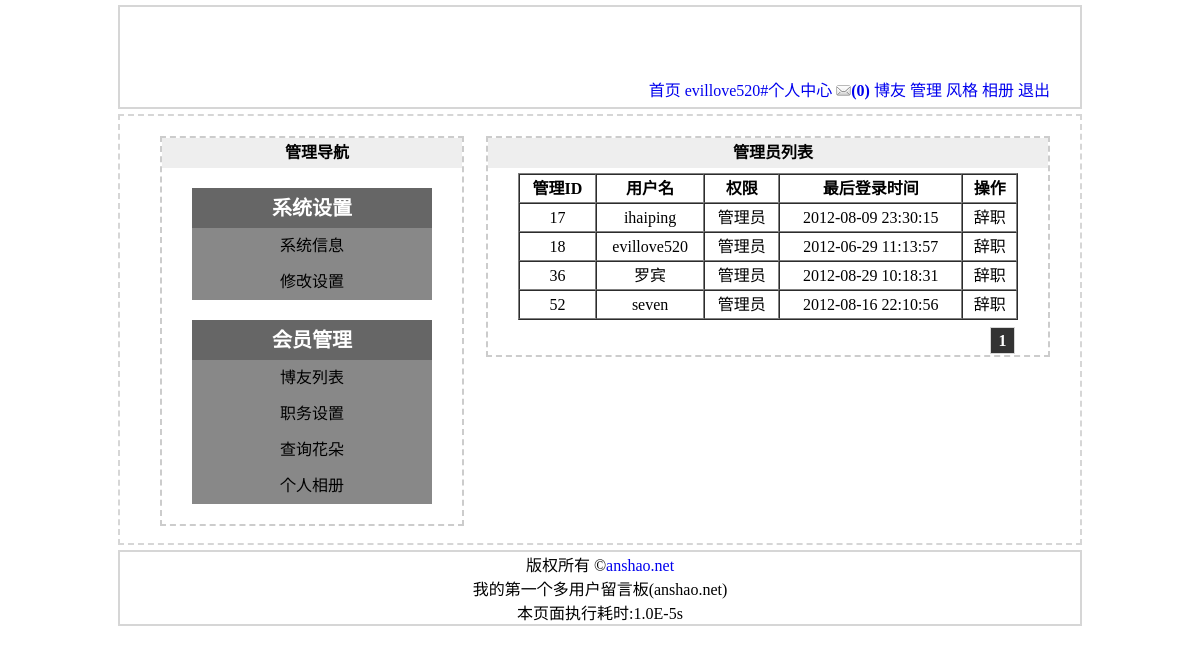
Screenshot of /manager_mem_jobs.php (signed in) with the database file from the repository.
### tables this page shows
CREATE TABLE IF NOT EXISTS `tc_user` (
  `tc_id` mediumint(8) unsigned NOT NULL AUTO_INCREMENT COMMENT '//自动编号',
  `tc_uniqid` char(32) NOT NULL COMMENT '//验证登录唯一标识符',
  `tc_active` char(32) NOT NULL COMMENT '//激活账户唯一标识符',
  `tc_username` varchar(20) NOT NULL COMMENT '//用户名',
  `tc_password` char(32) NOT NULL COMMENT '//密码',
  `tc_question` varchar(20) NOT NULL COMMENT '//密码提示',
  `tc_answer` char(32) NOT NULL COMMENT '//密码回答',
  `tc_email` varchar(25) NOT NULL COMMENT '//邮箱',
  `tc_qq` varchar(10) DEFAULT NULL COMMENT '//QQ',
  `tc_site` varchar(25) DEFAULT NULL COMMENT '//个人主页',
  `tc_sex` char(1) NOT NULL COMMENT '//性别',
  `tc_face` char(12) NOT NULL COMMENT '//头像',
  `tc_switch` tinyint(1) NOT NULL DEFAULT '0' COMMENT '//个人签名开关',
  `tc_sign` varchar(200) DEFAULT NULL COMMENT '//个人签名内容',
  `tc_level` tinyint(1) NOT NULL COMMENT '//用户级别 0普通用户 1管理员',
  `tc_reg_time` datetime NOT NULL COMMENT '//注册时间',
  `tc_last_time` datetime NOT NULL COMMENT '//最后登录时间',
  `tc_re_time` int(11) NOT NULL COMMENT '//最后发表回复的时间戳',
  `tc_photo_re_time` int(11) NOT NULL COMMENT '//评论相片时间戳',
  `tc_post_time` int(11) NOT NULL COMMENT '//最后发表文章的时间戳',
  `tc_last_ip` varchar(15) NOT NULL COMMENT '//最后登陆IP',
  `tc_login_count` smallint(5) unsigned NOT NULL COMMENT '//用户登录次数',
  PRIMARY KEY (`tc_id`)
);

### manager_mem_jobs.php (the view, shortened to what this page needs)
<?php
		$sql = "SELECT `tc_uniqid` FROM `tc_user` WHERE `tc_username`='{$_COOKIE['username']}' LIMIT 1";
		$query = mysql_query($sql);
		$rs = mysql_fetch_array($query);
		if(isset($rs['tc_uniqid'])){
			if(isset($_GET['page'])){
				$page = $_GET['page'];
				if(empty($page) || $page<0 || !is_numeric($page)){
					$page = 1;
				}else{
					$page = intval($_GET['page']);
				}
			}else{
				$page = 1;
			}
			$pagelimit = 10;
			$sql = "SELECT `tc_id` FROM `tc_user` WHERE `tc_level`=1";
			$query = mysql_query($sql);
			$pag = ($page-1)*$pagelimit;
			$sql = "SELECT `tc_id`,`tc_level`,`tc_username`,`tc_last_time` FROM `tc_user` WHERE `tc_level`=1 ORDER BY `tc_id` ASC LIMIT $pag,$pagelimit";
			$query = mysql_query($sql);
		}
?>
<!DOCTYPE html PUBLIC "-//W3C//DTD XHTML 1.0 Transitional//EN" "http://www.w3.org/TR/xhtml1/DTD/xhtml1-transitional.dtd">
<html xmlns="http://www.w3.org/1999/xhtml">
	<head>
		<link rel="stylesheet" type="text/css" href="styles/style.css" />
		<link rel="stylesheet" type="text/css" href="styles/manager_mem_jobs.css" />
		<link rel="stylesheet" type="text/css" href="styles/page_list.css" />
	</head>
	<body>
		<?php
			include 'includes/header.inc.php';
		?>
		<div id="member">
			<div id="member-main">
				<h2>管理员列表</h2>
					<table border="1" cellspacing="0">
						<tr>
							<th>管理ID</th>
							<th>用户名</th>
							<th>权限</th>
							<th>最后登录时间</th>
							<th>操作</th>
						</tr>
						<?php
							while(!!$rs = mysql_fetch_array($query)){
								if($rs['tc_level'] == 1){
									$levelHtml = '管理员';
								}else{
									$levelHtml = '普通用户';
								}
						?>
						<tr>
							<td><?php echo $rs['tc_id']; ?></td>
							<td><?php echo $rs['tc_username']; ?></td>
							<td><?php echo $levelHtml; ?></td>
							<td>
								<?php
									echo $rs['tc_last_time'];
								?>
							</td>
							<td><a href="manager_mem_update.php?managerid=<?php echo $rs['tc_id']; ?>" >辞职</a></td>
						</tr>
						<?php
							}
						?>
					</table>
			</div>
		</div>
		<?php
			include 'includes/footer.inc.php';
		?>
	</body>
</html>

### styles/style.css (style rules this page uses)
body,ul,ol,li,td,tr,p,a,form,input,dl,dt,dd,h2,textarea { margin:0; padding:0; }
body { background-color:#FFF; }
h2 { font-size:14px; height:25px; line-height:25px; text-indent:10px; background:#EEE; }
a { text-decoration:none; }
a img { border:none!important; }

### styles/manager_mem_jobs.css (style rules this page uses)
#member { width:960px; margin:0 auto; border:2px dashed #D6D6D6; margin-top:5px; padding-bottom:7px; }
#member h2 { text-align:center; font-weight:bold; font-size:16px; height:30px; line-height:30px; }
#member #member-main { margin:20px 30px 10px 0; width:560px; border:2px dashed #CCC; float:right; }
#member-main table { margin:5px auto; text-align:center; width:500px; }
#member-main table th,#member-main table td { height:27px; line-height:27px; padding:0 5px; }
#member-main table td a { text-decoration:none; color:#000; }

### rows the page displays
tc_user: tc_id "17", tc_username "ihaiping", tc_level "管理员", tc_last_time "2012-08-09 23:30:15"
tc_user: tc_id "18", tc_username "evillove520", tc_level "管理员", tc_last_time "2012-06-29 11:13:57"
tc_user: tc_id "36", tc_username "罗宾", tc_level "管理员", tc_last_time "2012-08-29 10:18:31"
tc_user: tc_id "52", tc_username "seven", tc_level "管理员", tc_last_time "2012-08-16 22:10:56"

### other values shown
$_COOKIE['username'] "evillove520"
$GLOBALS['message'] "(0)"
$GLOBALS['sys_title'] "多用户留言板(anshao.net)"
runTime()-$startTime "1.0E-5"
